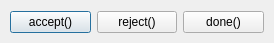
<?xml version="1.0" encoding="UTF-8"?>
<ui version="4.0">
 <class>MyDialog</class>
 <widget class="QDialog" name="MyDialog">
  <property name="geometry">
   <rect>
    <x>0</x>
    <y>0</y>
    <width>274</width>
    <height>43</height>
   </rect>
  </property>
  <property name="windowTitle">
   <string>Dialog</string>
  </property>
  <widget class="QWidget" name="">
   <property name="geometry">
    <rect>
     <x>10</x>
     <y>10</y>
     <width>254</width>
     <height>24</height>
    </rect>
   </property>
   <layout class="QHBoxLayout" name="horizontalLayout">
    <item>
     <widget class="QPushButton" name="btnAccept">
      <property name="text">
       <string>accept()</string>
      </property>
     </widget>
    </item>
    <item>
     <widget class="QPushButton" name="btnReject">
      <property name="text">
       <string>reject()</string>
      </property>
     </widget>
    </item>
    <item>
     <widget class="QPushButton" name="btnDone">
      <property name="text">
       <string>done()</string>
      </property>
     </widget>
    </item>
   </layout>
  </widget>
 </widget>
 <resources/>
 <connections/>
</ui>
